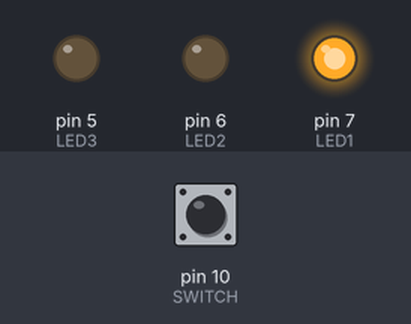
A sketch run on a simulated Arduino Uno, built with avr-gcc and run on an emulated ATmega328P. Shown: output pins drawn as LEDs (lit = HIGH). The test bench sets the inputs (shaded band); at power-on: pin 10 (SWITCH) HIGH.

Above: at 0.5 s.
At 1.5 s:
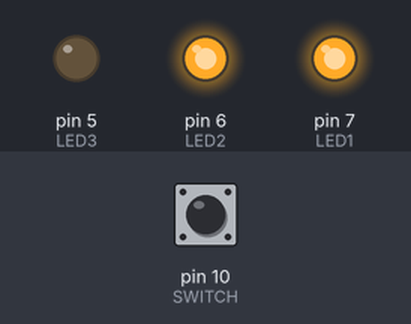
At 3.5 s:
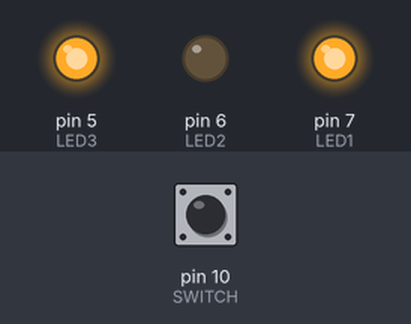
At 5.5 s:
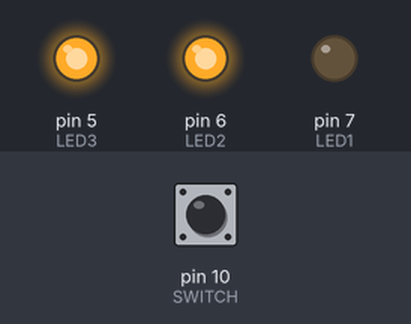
Timing chart, 0 to 6.9 s (numbered marks = the images above):
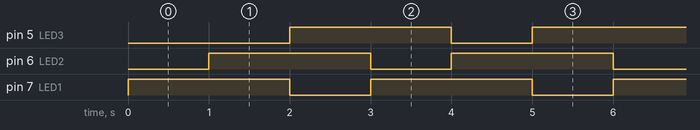

The sketch:

2.ino
```cpp
/*
3개 LED를 1초 간격으로 다음과 같이 점멸하도록 프로그램

LED1  OOXOOX...
LED2  XOOXOOX...
LED3  XXOOXOOX...

*/

//즉 2개씩 켜지도록 설계

//IO설정
const int LED1 = 7;
const int LED2 = 6;
const int LED3 = 5;
const int SWITCH = 10;
//전역변수
unsigned long i = 1;

void setup()
{
  pinMode(LED1, OUTPUT);
  pinMode(LED2, OUTPUT);
  pinMode(LED3, OUTPUT);
  pinMode(SWITCH, INPUT);
}

void fast_switch(){
  if (digitalRead(SWITCH) == LOW)
  {
    delay(500);
  }
  else
  {
    delay(1000);
  }
}


void loop()
{
  if(i==1){
    digitalWrite(LED1, HIGH);
    digitalWrite(LED2, LOW);
    digitalWrite(LED3, LOW);
    fast_switch();
    i++;
  }
  else{
    while(1)
    {
      if(i%3==0)
      {
        digitalWrite(LED1, LOW);
        digitalWrite(LED2, HIGH);
        digitalWrite(LED3, HIGH);
        fast_switch();
        i++;
      }
      else if(i%3==1)
      {
        digitalWrite(LED1, HIGH);
        digitalWrite(LED2, LOW);
        digitalWrite(LED3, HIGH);
        fast_switch();
        i++;
      }
      else if(i%3==2)
      {
        digitalWrite(LED1, HIGH);
        digitalWrite(LED2, HIGH);
        digitalWrite(LED3, LOW);
        fast_switch();
        i++;
      }

    }

  }


}
```

Measured:
- by itself, pin 5 (LED3), pin 6 (LED2), pin 7 (LED1): alternates HIGH for 2.0 s and LOW for 1.0 s
- by itself, everything shown: repeats every 3.0 s, in 3 steps
